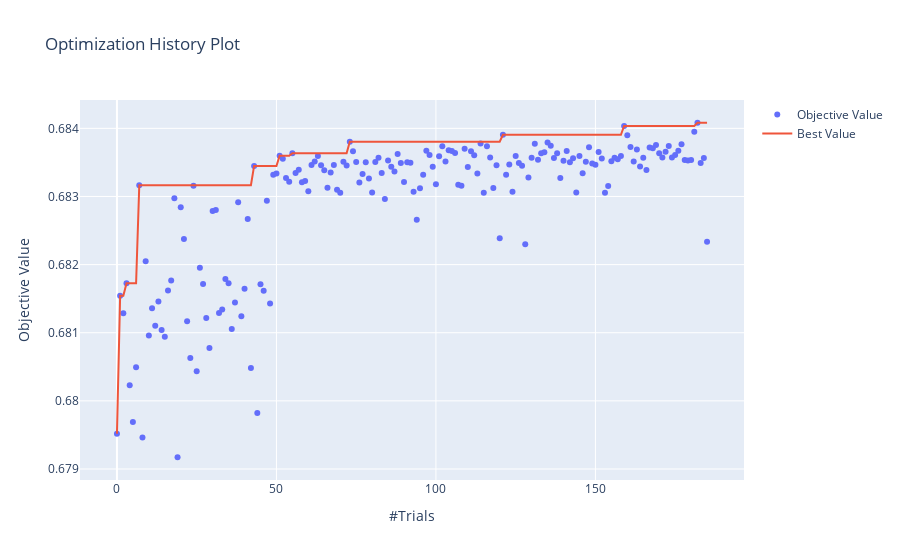

Notebook code cell kept with this figure:
### Code cell
# history
optuna.visualization.plot_optimization_history(study)

### Figure 1 — Plotly figure (JSON) as saved in the notebook; plotly's stock layout.template omitted (floating-point values rounded to 4 significant figures; data arrays with more than 128 entries replaced by an {"elided": "..."} marker saying what was removed)
{"data": [{"mode": "markers", "name": "Objective Value", "type": "scatter", "x": {"elided": "186 int values"}, "y": {"elided": "186 float values"}}, {"name": "Best Value", "type": "scatter", "x": {"elided": "186 int values"}, "y": {"elided": "186 float values"}}], "layout": {"autosize": true, "title": {"text": "Optimization History Plot"}, "xaxis": {"autorange": true, "range": [-12.52, 197.5], "title": {"text": "#Trials"}, "type": "linear"}, "yaxis": {"autorange": true, "range": [0.6788, 0.6845], "title": {"text": "Objective Value"}, "type": "linear"}}}
